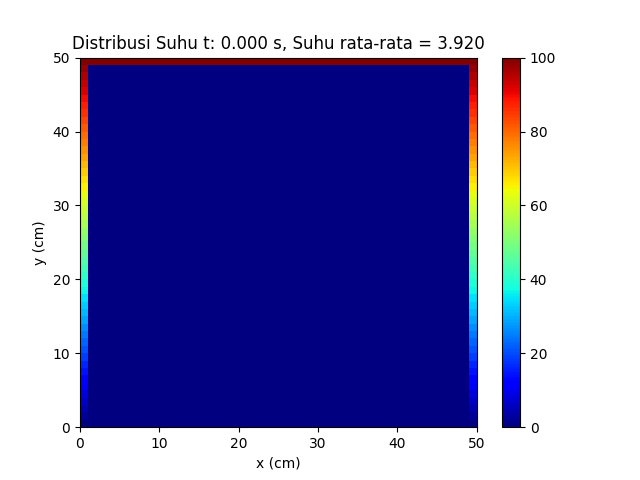

This chart was generated by the following Python code:
import numpy as np
import matplotlib.pyplot as plt

# Mendefinisikan Variabel
a = 50  # Koefisien Difusivitas Termal baru
panjang = 500  # Panjang plat baru [mm] (0.5 m)
waktu = 0  # Waktu simulasi [s]
node = 50  # Jumlah titik grid

dx = panjang / node  # Jarak antar titik grid pada x [mm]
dy = panjang / node  # Jarak antar titik grid pada y [mm]
dt = min(dx**2 / (4 * a), dy**2 / (4 * a))  # Ukuran langkah waktu [s]

u = np.zeros((node, node))  # Suhu awal plat [degC]

# Kondisi batas baru
u[0, :] = 0  # Suhu tepi kiri
u[-1, :] = 100  # Suhu tepi kanan
u[:, 0] = np.linspace(0, 100, node)  # Suhu tepi bawah (variasi linear)
u[:, -1] = np.linspace(0, 100, node)  # Suhu tepi atas (variasi linear)

# Simulasi
counter = 0
while counter < waktu:
    w = u.copy()
    for i in range(1, node - 1):
        for j in range(1, node - 1):
            dd_ux = (w[i-1, j] - 2 * w[i, j] + w[i+1, j]) / dx**2
            dd_uy = (w[i, j-1] - 2 * w[i, j] + w[i, j+1]) / dy**2
            u[i, j] = dt * a * (dd_ux + dd_uy) + w[i, j]

    counter += dt

# Visualisasi distribusi suhu pada t = 1.5 s
fig, ax = plt.subplots()
pcm = ax.pcolormesh(u, cmap=plt.cm.jet, vmin=0, vmax=100)
plt.colorbar(pcm, ax=ax)
ax.set_ylabel("y (cm)")
ax.set_xlabel("x (cm)")
t_mean = np.mean(u)
ax.set_title(f"Distribusi Suhu t: {counter:.3f} s, Suhu rata-rata = {t_mean:.3f}")
plt.show()
